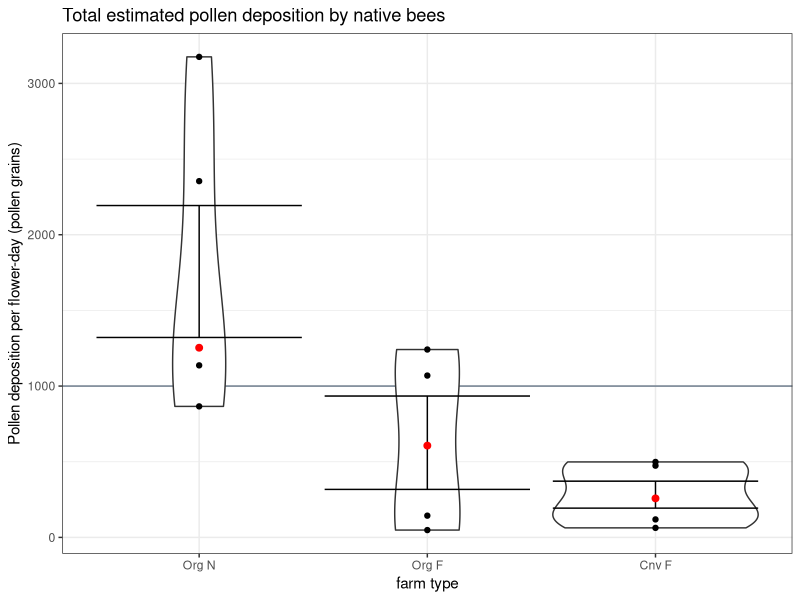
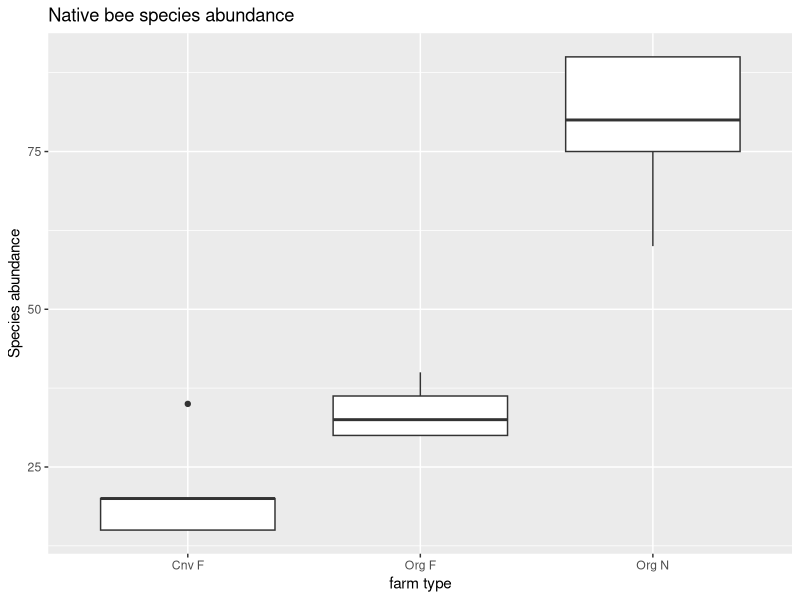
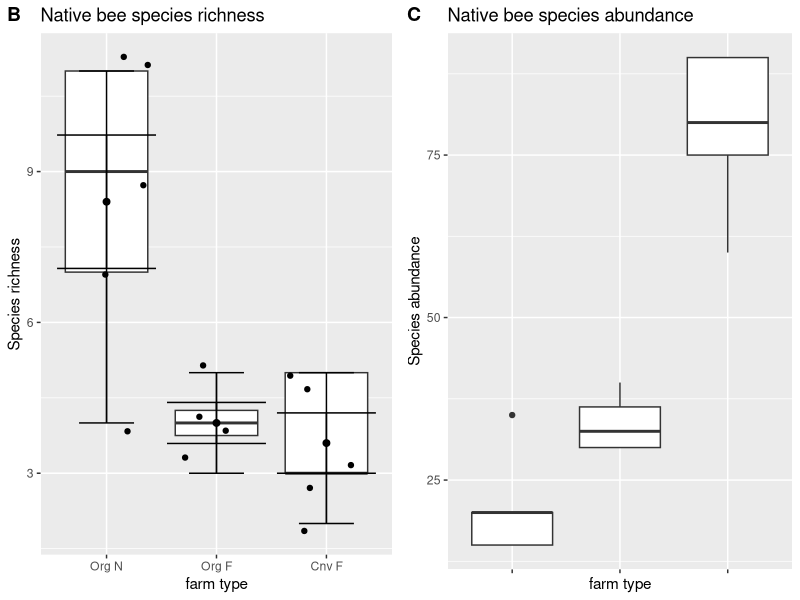

Recreate these plots in R, in order.
## ---- chunk 1
# Loading in necessary packages
suppressPackageStartupMessages(library(dplyr))
suppressPackageStartupMessages(library(ggplot2))
suppressPackageStartupMessages(library(ggpubr))

# Reading in the data 
watermelon <- read.csv("watermelon.csv")
head(watermelon)

# Grouping the different farm types
watermelon$farm_type <- paste(watermelon$management, watermelon$prox_habitat)

# Re-organizing the data frame
watermelon <- watermelon[order(watermelon$farm_type),]
watermelon_org <- watermelon %>%
  select(farm_type, Pollen_deposition, Mean_visits, Richness)

# Violin plot of Pollen deposition by farm type 
 a <- watermelon %>%
  ggplot(aes(x = reorder(farm_type, -Pollen_deposition), y = Pollen_deposition)) + 
    geom_hline(yintercept = 1000, color = "slategray4") +
    geom_violin() + geom_point() + geom_errorbar(stat = "summary") + 
    stat_summary(fun.y = median, geom = "point", size = 2, color = "red") +
    ggtitle("Total estimated pollen deposition by native bees") +  
       ylab("Pollen deposition per flower-day (pollen grains)") +  
       xlab("farm type") + theme_bw() 
 a

## ---- chunk 2

# Graphing species richness
b <- watermelon_org %>% 
ggplot(aes(x = reorder(farm_type, -Richness), y = Richness)) +
  geom_boxplot() + geom_jitter() +
  ggtitle("Native bee species richness") +  
       ylab("Species richness") +  xlab("farm type") +  
  stat_boxplot(aes(farm_type, Richness), 
    geom ='errorbar', linetype=1, width=0.5) +  
  stat_summary(fun = mean, geom ="point", size=2) + 
  stat_summary(fun.data = mean_se, geom = "errorbar") 


# Simulating the data for native bee abundance 
# CF farm type 
bee1 <- rep(c("native", "introduced"), c(20,80))
random_sample1 <- sample(c("native", "introduced"), size = 20, replace = TRUE, prob = c(0.2,0.8))
table(random_sample1)

# OF farm type
bee2 <- rep(c("native", "introduced"), c(30,70))
random_sample2 <- sample(c("native", "introduced"), size = 20, replace = TRUE, prob = c(0.3,0.7))
table(random_sample2)

# ON farm type 
bee3 <- rep(c("native", "introduced"), c(80,20))
random_sample3 <- sample(c("native", "introduced"), size = 20, replace = TRUE, prob = c(0.8,0.2))
table(random_sample3)

# Adding the simulated data to the existing .csv file
watermelon_org$Abundance <- c("35", "20", "20", "15", "15",
                              "30", "30", "35", "40",
                              "90", "80", "90", "60", "75")

# Converting from character to factor to allow for graphing
watermelon_org$Abundance <- as.numeric(as.character(watermelon_org$Abundance))

# Graphing the relative abundance ###
c <- watermelon_org %>% 
ggplot(aes(x = farm_type, y = Abundance)) +
  geom_boxplot() + 
  ggtitle("Native bee species abundance") +  
       ylab("Species abundance") +  xlab("farm type") 

c

## ---- chunk 3
# Combining species richness and abundance plots ###
ggarrange(b, c + rremove("x.text"),
          labels = c("B", "C"),
          ncol = 2, nrow = 1)
